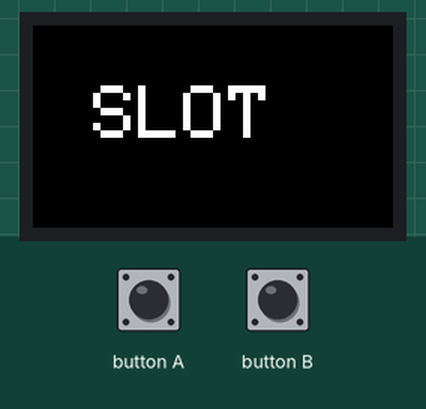
Recording of a sketch running on a simulated ESP32. Shown: 240×135 colour display. The inputs (shaded band) are chosen by the test bench. Random numbers use the default seed unless the sketch sets one.

Above: at 1.3 s.
1.4 s: button A pressed for 0.15 s
At 1.55 s:
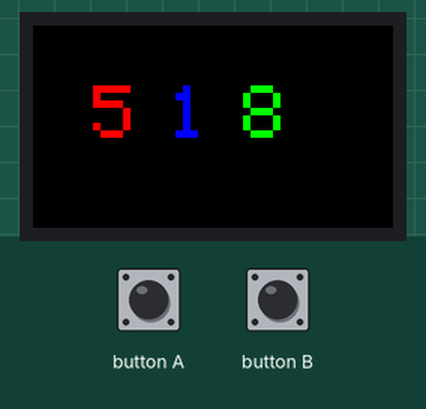
3.0 s: button A pressed for 1 s
At 4.12 s:
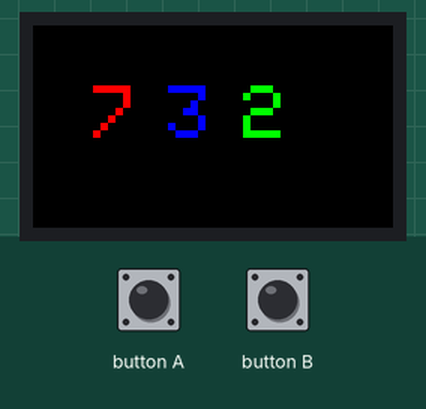

The sketch:

slot_machine.ino
```cpp
#include <M5StickCPlus.h>

// 0: 停止中, 1: 全て回転中, 2: 1つ目が停止, 3: 2つ目が停止, 4: 3つ目が停止
int stopState = 0;

// スロットの出目
int slot1 = 0;
int slot2 = 0;
int slot3 = 0;

// slot2の更新タイミング
unsigned long lastSlot2UpdateTime = 0;
int slot2Interval = 200; // slot2の更新間隔（ミリ秒）

bool flashState = false; // 点滅状態の管理
bool winAnimationPlayed = false; // 勝利アニメーションが再生されたか

// 勝利アニメーション
void playWinAnimation() {
  // メロディの定義
  int melody[] = {262, 330, 392, 523, 0}; // C4, E4, G4, C5, pause
  int durations[] = {100, 100, 100, 200, 100};

  M5.Lcd.fillScreen(BLACK);

  for (int i = 0; i < 5; i++) {
    // ノートを再生
    if (melody[i] > 0) {
      M5.Beep.tone(melody[i]);
    } else {
      M5.Beep.mute();
    }

    // 花火を描画
    for (int j = 0; j < 50; j++) {
      int x = random(M5.Lcd.width());
      int y = random(M5.Lcd.height());
      uint16_t color = random(0xFFFF);
      M5.Lcd.drawPixel(x, y, color);
    }

    delay(durations[i]);
  }
  M5.Beep.mute();
  delay(1000); // 少し待つ
  M5.Lcd.fillScreen(BLACK); // 画面をクリアして数字を再表示
}

void setup() {
  // M5StickCの初期化
  M5.begin();
  // LCDの初期化
  M5.Lcd.setRotation(3);
  M5.Lcd.fillScreen(BLACK);
  M5.Lcd.setTextSize(5);
  M5.Lcd.setCursor(40, 40);
  M5.Lcd.println("SLOT");
}

void loop() {
  // M5StickCの状態を更新
  M5.update();

  // ボタンAが押されたら状態を遷移
  if (M5.BtnA.wasPressed()) {
    stopState++;
    if (stopState > 4) {
      stopState = 1; // 全てのスロットが停止したら、次は全て回転から
      winAnimationPlayed = false; // アニメーションフラグをリセット
    }
  }

  // 状態に応じてスロットを更新
  if (stopState >= 1) { // 回転開始
    if (stopState < 2) { // 1つ目も回転
      slot1 = random(1, 10);
    }
    if (stopState < 3) { // 2つ目も回転
      if (millis() - lastSlot2UpdateTime > slot2Interval) {
        lastSlot2UpdateTime = millis();
        slot2++;
        if (slot2 > 9) {
          slot2 = 1;
        }
      }
    }
    if (stopState < 4) { // 3つ目も回転
      slot3 = random(1, 10);
    }
  }

  // 勝利判定とアニメーション
  if (stopState == 4 && slot1 == slot2 && slot2 == slot3 && !winAnimationPlayed) {
    playWinAnimation();
    winAnimationPlayed = true;
  }

  // 画面に表示
  if (stopState > 0) {
    uint16_t bgColor = BLACK;
    // リーチ状態の判定
    if (stopState == 3 && slot1 == slot2) {
      flashState = !flashState;
      bgColor = flashState ? YELLOW : BLACK;
    } else {
      flashState = false;
    }

    // 描画エリアをクリア
    M5.Lcd.fillRect(0, 40, M5.Lcd.width(), 40, bgColor);

    // 1つ目のスロット（赤）
    M5.Lcd.setCursor(40, 40);
    M5.Lcd.setTextColor(RED, bgColor);
    M5.Lcd.printf("%d", slot1);

    // 2つ目のスロット（青）
    M5.Lcd.setCursor(90, 40);
    M5.Lcd.setTextColor(BLUE, bgColor);
    M5.Lcd.printf("%d", slot2);

    // 3つ目のスロット（緑）
    M5.Lcd.setCursor(140, 40);
    M5.Lcd.setTextColor(GREEN, bgColor);
    M5.Lcd.printf("%d", slot3);
  }

  // 100ミリ秒待つ
  delay(100);
}
```

Measured:
- after the input at 1.4 s, the display: changes after 0.10 s (image 1)
